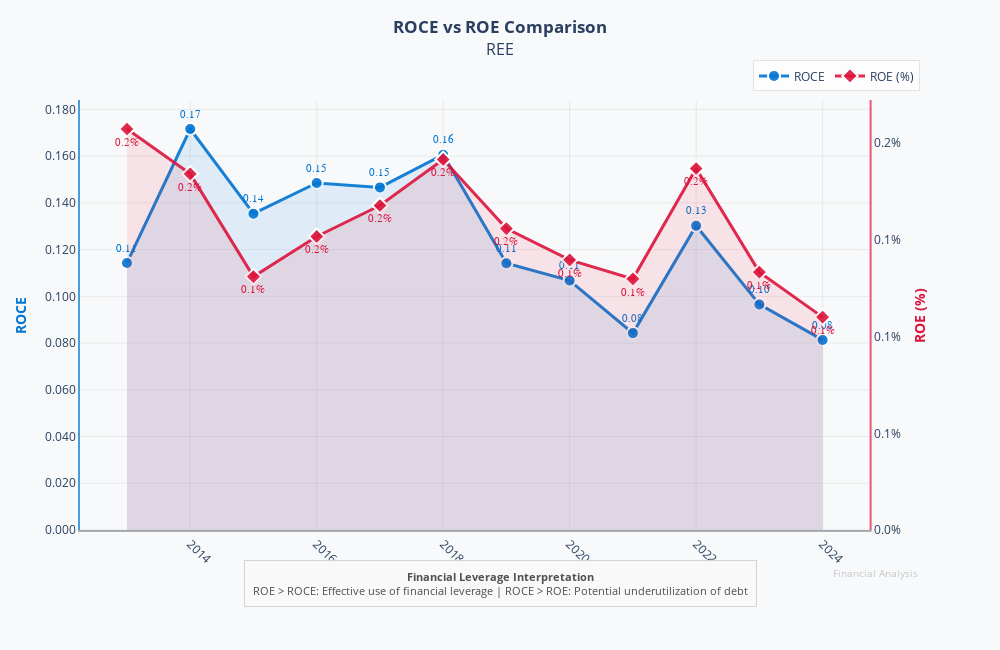

Notebook source saved alongside this figure:
### Code cell
# Calculate ROCE and ROE
ROCE_df = calculate_roce_and_include_roe(BalanceSheet, IncomeStatement, Ratio)
print(ROCE_df.head())

# Visualize ROCE vs ROE comparison
visualize_roce_vs_roe(BalanceSheet, IncomeStatement, Ratio)

### Figure 1 — Plotly figure (JSON) as saved in the notebook; plotly's stock layout.template omitted (floating-point values rounded to 4 significant figures)
{"data": [{"line": {"color": "rgba(0, 117, 210, 0.9)", "width": 3}, "marker": {"color": "rgba(0, 117, 210, 0.9)", "line": {"color": "white", "width": 2}, "size": 12}, "mode": "lines+markers+text", "name": "ROCE", "text": ["0.11", "0.17", "0.14", "0.15", "0.15", "0.16", "0.11", "0.11", "0.08", "0.13", "0.10", "0.08"], "textfont": {"color": "rgba(0, 117, 210, 1)", "family": "Arial Black", "size": 11}, "textposition": "top center", "type": "scatter", "x": [2013, 2014, 2015, 2016, 2017, 2018, 2019, 2020, 2021, 2022, 2023, 2024], "xaxis": "x", "y": [0.1143, 0.1716, 0.1354, 0.1485, 0.1466, 0.1606, 0.1142, 0.1068, 0.08426, 0.1302, 0.09654, 0.08135], "yaxis": "y"}, {"fill": "tozeroy", "fillcolor": "rgba(0, 117, 210, 0.1)", "hoverinfo": "skip", "mode": "none", "name": "ROCE Area", "showlegend": false, "type": "scatter", "x": [2013, 2014, 2015, 2016, 2017, 2018, 2019, 2020, 2021, 2022, 2023, 2024], "xaxis": "x", "y": [0.1143, 0.1716, 0.1354, 0.1485, 0.1466, 0.1606, 0.1142, 0.1068, 0.08426, 0.1302, 0.09654, 0.08135], "yaxis": "y"}, {"line": {"color": "rgba(220, 20, 60, 0.9)", "width": 3}, "marker": {"color": "rgba(220, 20, 60, 0.9)", "line": {"color": "white", "width": 2}, "size": 12, "symbol": "diamond"}, "mode": "lines+markers+text", "name": "ROE (%)", "text": ["0.2%", "0.2%", "0.1%", "0.2%", "0.2%", "0.2%", "0.2%", "0.1%", "0.1%", "0.2%", "0.1%", "0.1%"], "textfont": {"color": "rgba(220, 20, 60, 1)", "family": "Arial Black", "size": 11}, "textposition": "bottom center", "type": "scatter", "x": [2013, 2014, 2015, 2016, 2017, 2018, 2019, 2020, 2021, 2022, 2023, 2024], "xaxis": "x", "y": [0.2073, 0.1841, 0.131, 0.1518, 0.1678, 0.1916, 0.1559, 0.1397, 0.1299, 0.1869, 0.1333, 0.1101], "yaxis": "y2"}, {"fill": "tozeroy", "fillcolor": "rgba(220, 20, 60, 0.1)", "hoverinfo": "skip", "mode": "none", "name": "ROE Area", "showlegend": false, "type": "scatter", "x": [2013, 2014, 2015, 2016, 2017, 2018, 2019, 2020, 2021, 2022, 2023, 2024], "xaxis": "x", "y": [0.2073, 0.1841, 0.131, 0.1518, 0.1678, 0.1916, 0.1559, 0.1397, 0.1299, 0.1869, 0.1333, 0.1101], "yaxis": "y2"}], "layout": {"annotations": [{"align": "center", "arrowcolor": "#636363", "arrowhead": 2, "arrowsize": 1, "arrowwidth": 2, "ax": 0, "ay": -40, "bgcolor": "rgba(250, 250, 250, 0.9)", "bordercolor": "#d3d3d3", "borderpad": 8, "borderwidth": 1, "font": {"color": "#505050", "size": 11}, "opacity": 0.9, "showarrow": false, "text": "<b>Financial Leverage Interpretation</b><br>ROE > ROCE: Effective use of financial leverage | ROCE > ROE: Potential underutilization of debt", "x": 0.5, "xref": "paper", "y": -0.18, "yref": "paper"}, {"align": "center", "arrowcolor": "#636363", "arrowhead": 2, "arrowsize": 1, "arrowwidth": 2, "ax": 0, "ay": -40, "bgcolor": "rgba(250, 250, 250, 0.9)", "bordercolor": "#d3d3d3", "borderpad": 8, "borderwidth": 1, "font": {"color": "#505050", "size": 11}, "opacity": 0.9, "showarrow": false, "text": "<b>Financial Leverage Interpretation</b><br>ROE > ROCE: Effective use of financial leverage | ROCE > ROE: Potential underutilization of debt", "x": 0.5, "xref": "paper", "y": -0.18, "yref": "paper"}, {"align": "right", "font": {"color": "rgba(150, 150, 150, 0.5)", "size": 10}, "showarrow": false, "text": "Financial Analysis", "x": 1, "xref": "paper", "y": -0.12, "yref": "paper"}], "height": 650, "hoverlabel": {"bgcolor": "white", "font": {"family": "Arial", "size": 12}}, "hovermode": "x unified", "legend": {"bgcolor": "rgba(255, 255, 255, 0.7)", "bordercolor": "rgba(0, 0, 0, 0.1)", "borderwidth": 1, "orientation": "h", "x": 1, "xanchor": "right", "y": 1.02, "yanchor": "bottom"}, "margin": {"b": 120, "l": 80, "r": 80, "t": 100}, "paper_bgcolor": "rgba(248, 249, 250, 1)", "plot_bgcolor": "rgba(248, 249, 250, 1)", "title": {"text": "<b>ROCE vs ROE Comparison</b><br><span style=\"font-size:16px;\">REE</span>", "x": 0.5, "xanchor": "center", "y": 0.95, "yanchor": "top"}, "width": 1000, "xaxis": {"anchor": "y", "domain": [0, 0.94], "gridcolor": "rgba(211, 211, 211, 0.4)", "gridwidth": 1, "linecolor": "rgba(0, 0, 0, 0.3)", "linewidth": 2, "showgrid": true, "showline": true, "tickangle": 45, "tickfont": {"size": 12}, "title": {"font": {"size": 14}, "text": "<b>Year</b>"}}, "yaxis": {"anchor": "x", "domain": [0, 1], "gridcolor": "rgba(211, 211, 211, 0.4)", "gridwidth": 1, "linecolor": "rgba(0, 117, 210, 0.7)", "linewidth": 2, "showgrid": true, "showline": true, "tickfont": {"size": 12}, "tickformat": ".3f", "title": {"font": {"color": "rgba(0, 117, 210, 1)", "size": 14}, "text": "<b>ROCE</b>"}}, "yaxis2": {"anchor": "x", "linecolor": "rgba(220, 20, 60, 0.7)", "linewidth": 2, "overlaying": "y", "showgrid": false, "showline": true, "side": "right", "tickfont": {"size": 12}, "tickformat": ".1f", "ticksuffix": "%", "title": {"font": {"color": "rgba(220, 20, 60, 1)", "size": 14}, "text": "<b>ROE (%)</b>"}}}}
